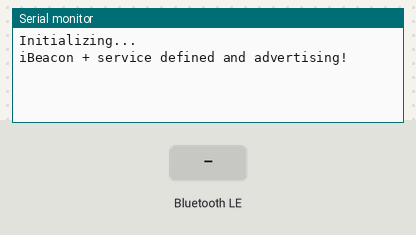
This sketch was run on a simulated ESP32. On the bench: the last lines printed to the serial monitor. Inputs (shaded band) come from the test bench. Nothing arrives over Bluetooth unless stated; a phone connects over Bluetooth LE 3 s after start.

Above: at 1.2 s.
1.3 s: Bluetooth LE write "1" received
At 2.5 s:
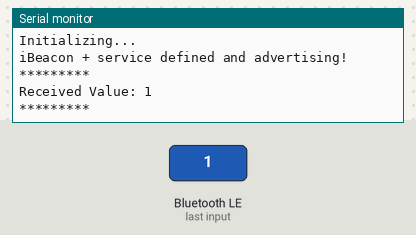
2.8 s: Bluetooth LE write "0" received
At 2.96 s:
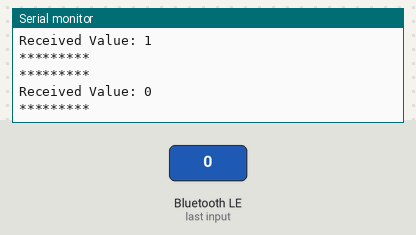
5.5 s: Bluetooth LE write "2" received
At 5.9 s:
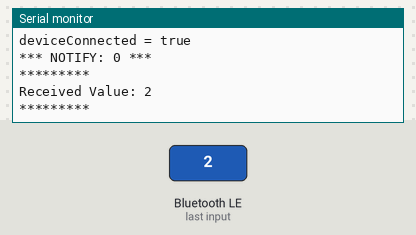
Timing chart, 0 to 8.5 s (numbered marks = the images above; inputs shaded):
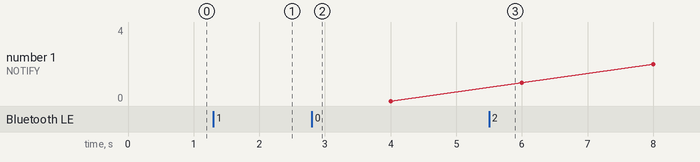

Measured:
- after the input at 1.3 s, the serial monitor: prints a new line at once (image 1)
- after the input at 2.8 s, the serial monitor: prints a new line at once (image 2)
- after the input at 5.5 s, the serial monitor: prints a new line at once (image 3)

The sketch:

battery_alarm_firmware_station.ino
```cpp
/*
   Based on 31337Ghost's reference code from https://github.com/nkolban/esp32-snippets/issues/385#issuecomment-362535434
   which is based on pcbreflux's Arduino ESP32 port of Neil Kolban's example for IDF: https://github.com/nkolban/esp32-snippets/blob/master/cpp_utils/tests/BLE%20Tests/SampleScan.cpp
*/

/*
   Create a BLE server that will send periodic iBeacon frames.
   The design of creating the BLE server is:
   1. Create a BLE Server
   2. Create advertising data
   3. Start advertising.
   4. wait
   5. Stop advertising.
*/
#include <BLEDevice.h>
#include <BLEServer.h>
#include <BLEUtils.h>
#include <BLE2902.h>
#include <BLEBeacon.h>

#define DEVICE_NAME            "BatteryAlarmBeacon"
#define SERVICE_UUID           "7A0247E7-8E88-409B-A959-AB5092DDB03E"
#define BEACON_UUID            "2D7A9F0C-E0E8-4CC9-A71B-A21DB2D034A1"
#define BEACON_UUID_REV        "A134D0B2-1DA2-1BA7-C94C-E8E00C9F7A2D"
#define CHARACTERISTIC_UUID    "82258BAA-DF72-47E8-99BC-B73D7ECD08A5"

BLEServer *pServer;
BLECharacteristic *pCharacteristic;
bool deviceConnected = false;
uint8_t value = 0;

class MyServerCallbacks: public BLEServerCallbacks {
    void onConnect(BLEServer* pServer) {
      deviceConnected = true;
      Serial.println("deviceConnected = true");
    };

    void onDisconnect(BLEServer* pServer) {
      deviceConnected = false;
      Serial.println("deviceConnected = false");

      // Restart advertising to be visible and connectable again
      BLEAdvertising* pAdvertising;
      pAdvertising = pServer->getAdvertising();
      pAdvertising->start();
      Serial.println("iBeacon advertising restarted");
    }
};

class MyCallbacks: public BLECharacteristicCallbacks {
    void onWrite(BLECharacteristic *pCharacteristic) {
      std::string rxValue = pCharacteristic->getValue();

      if (rxValue.length() > 0) {
        Serial.println("*********");
        Serial.print("Received Value: ");
        for (int i = 0; i < rxValue.length(); i++) {
          Serial.print(rxValue[i]);
        }
        Serial.println();
        Serial.println("*********");

      }
    }
};


void init_service() {
  BLEAdvertising* pAdvertising;
  pAdvertising = pServer->getAdvertising();
  pAdvertising->stop();

  // Create the BLE Service
  BLEService *pService = pServer->createService(BLEUUID(SERVICE_UUID));

  // Create a BLE Characteristic
  pCharacteristic = pService->createCharacteristic(
                      CHARACTERISTIC_UUID,
                      BLECharacteristic::PROPERTY_READ   |
                      BLECharacteristic::PROPERTY_WRITE  |
                      BLECharacteristic::PROPERTY_NOTIFY
                    );
  pCharacteristic->setCallbacks(new MyCallbacks());
  pCharacteristic->addDescriptor(new BLE2902());

  pAdvertising->addServiceUUID(BLEUUID(SERVICE_UUID));

  // Start the service
  pService->start();

  pAdvertising->start();
}

void init_beacon() {
  BLEAdvertising* pAdvertising;
  pAdvertising = pServer->getAdvertising();
  pAdvertising->stop();
  // iBeacon
  BLEBeacon myBeacon;
  myBeacon.setManufacturerId(0x4c00);
  myBeacon.setMajor(5);
  myBeacon.setMinor(88);
  myBeacon.setSignalPower(0xc5);
  myBeacon.setProximityUUID(BLEUUID(BEACON_UUID_REV));

  BLEAdvertisementData advertisementData;
  advertisementData.setFlags(0x1A);
  advertisementData.setManufacturerData(myBeacon.getData());
  pAdvertising->setAdvertisementData(advertisementData);

  pAdvertising->start();
}

void setup() {
  Serial.begin(115200);
  Serial.println();
  Serial.println("Initializing...");
  Serial.flush();

  BLEDevice::init(DEVICE_NAME);
  pServer = BLEDevice::createServer();
  pServer->setCallbacks(new MyServerCallbacks());

  init_service();
  // init_beacon();

  Serial.println("iBeacon + service defined and advertising!");
}

void loop() {
  if (deviceConnected) {
    Serial.printf("*** NOTIFY: %d ***\n", value);
    pCharacteristic->setValue(&value, 1);
    pCharacteristic->notify();
    value++;
  }
  delay(2000);
}
```
